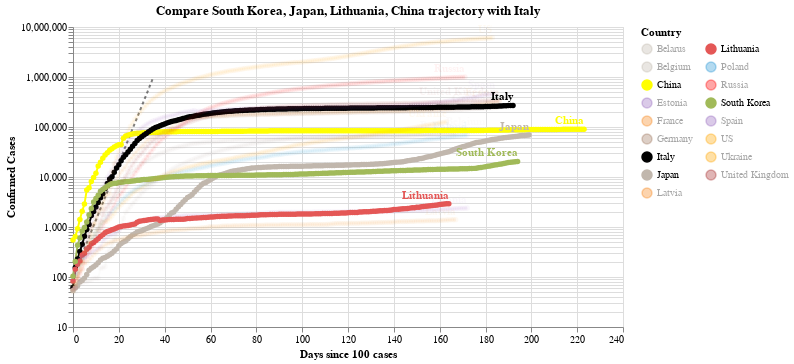

Notebook code for this chart:
### Code cell
#hide_input
chart3 = make_since_chart(dff2, ['South Korea', 'Japan', 'Lithuania', 'China'], baseline_countries)
chart3

### Figure 1 — Vega-Lite specification as saved in the notebook (floating-point values rounded to 4 significant figures; data arrays with more than 128 entries replaced by an {"elided": "..."} marker saying what was removed)
{"config": {"view": {"continuousWidth": 400, "continuousHeight": 300}}, "layer": [{"data": {"name": "data-628230001892d6798b50651be41d1b3e"}, "mark": {"type": "line", "color": "black", "opacity": 0.5, "strokeDash": [3, 3]}, "encoding": {"x": {"type": "quantitative", "field": "Days since 100 cases"}, "y": {"type": "quantitative", "field": "Confirmed Cases"}}}, {"data": {"name": "data-f931ec4f3e89ca42b92033260d42e70b"}, "mark": {"type": "line", "point": true}, "encoding": {"color": {"type": "nominal", "field": "Country", "legend": {"columns": 2}, "scale": {"domain": ["Belarus", "Belgium", "China", "Estonia", "France", "Germany", "Italy", "Japan", "Latvia", "Lithuania", "Poland", "Russia", "South Korea", "Spain", "US", "Ukraine", "United Kingdom"], "range": ["#C1B7AD", "#C1B7AD", "yellow", "#9467bd", "#F58518", "#9D755D", "black", "#C1B7AD", "#F58518", "#E45756", "#2495D3", "red", "#A1BA59", "#9467bd", "orange", "orange", "brown"]}}, "opacity": {"condition": {"value": 1, "selection": "selector001"}, "value": 0.05}, "tooltip": [{"type": "nominal", "field": "Country"}, {"type": "temporal", "field": "Date"}, {"type": "quantitative", "field": "Confirmed Cases"}, {"type": "quantitative", "field": "Days since 100 cases"}], "x": {"type": "quantitative", "field": "Days since 100 cases"}, "y": {"type": "quantitative", "field": "Confirmed Cases", "scale": {"type": "log"}}}, "selection": {"selector001": {"type": "multi", "fields": ["Country"], "bind": "legend", "init": [{"Country": "South Korea"}, {"Country": "Japan"}, {"Country": "Lithuania"}, {"Country": "China"}, {"Country": "Italy"}]}}, "width": 550}, {"data": {"name": "data-f931ec4f3e89ca42b92033260d42e70b"}, "mark": {"type": "text", "align": "right", "dy": -8, "fontWeight": "bold"}, "encoding": {"color": {"type": "nominal", "field": "Country", "legend": {"columns": 2}, "scale": {"domain": ["Belarus", "Belgium", "China", "Estonia", "France", "Germany", "Italy", "Japan", "Latvia", "Lithuania", "Poland", "Russia", "South Korea", "Spain", "US", "Ukraine", "United Kingdom"], "range": ["#C1B7AD", "#C1B7AD", "yellow", "#9467bd", "#F58518", "#9D755D", "black", "#C1B7AD", "#F58518", "#E45756", "#2495D3", "red", "#A1BA59", "#9467bd", "orange", "orange", "brown"]}}, "opacity": {"condition": {"value": 1, "selection": "selector001"}, "value": 0.05}, "text": {"type": "nominal", "field": "Country"}, "tooltip": [{"type": "nominal", "field": "Country"}, {"type": "temporal", "field": "Date"}, {"type": "quantitative", "field": "Confirmed Cases"}, {"type": "quantitative", "field": "Days since 100 cases"}], "x": {"type": "quantitative", "field": "Days since 100 cases"}, "y": {"type": "quantitative", "field": "Confirmed Cases", "scale": {"type": "log"}}}, "transform": [{"filter": "(datum['Date'] >= 1598918400000)"}], "width": 550}], "title": "Compare South Korea, Japan, Lithuania, China trajectory with Italy", "$schema": "https://vega.github.io/schema/vega-lite/v4.0.2.json", "datasets": {"data-628230001892d6798b50651be41d1b3e": [{"Days since 100 cases": 0, "Confirmed Cases": 100.0}, {"Days since 100 cases": 1, "Confirmed Cases": 130.0}, {"Days since 100 cases": 2, "Confirmed Cases": 169.0}, {"Days since 100 cases": 3, "Confirmed Cases": 219.7}, {"Days since 100 cases": 4, "Confirmed Cases": 285.6}, {"Days since 100 cases": 5, "Confirmed Cases": 371.3}, {"Days since 100 cases": 6, "Confirmed Cases": 482.7}, {"Days since 100 cases": 7, "Confirmed Cases": 627.5}, {"Days since 100 cases": 8, "Confirmed Cases": 815.7}, {"Days since 100 cases": 9, "Confirmed Cases": 1060.0}, {"Days since 100 cases": 10, "Confirmed Cases": 1379.0}, {"Days since 100 cases": 11, "Confirmed Cases": 1792.0}, {"Days since 100 cases": 12, "Confirmed Cases": 2330.0}, {"Days since 100 cases": 13, "Confirmed Cases": 3029.0}, {"Days since 100 cases": 14, "Confirmed Cases": 3937.0}, {"Days since 100 cases": 15, "Confirmed Cases": 5119.0}, {"Days since 100 cases": 16, "Confirmed Cases": 6654.0}, {"Days since 100 cases": 17, "Confirmed Cases": 8650.0}, {"Days since 100 cases": 18, "Confirmed Cases": 11250.0}, {"Days since 100 cases": 19, "Confirmed Cases": 14620.0}, {"Days since 100 cases": 20, "Confirmed Cases": 19000.0}, {"Days since 100 cases": 21, "Confirmed Cases": 24710.0}, {"Days since 100 cases": 22, "Confirmed Cases": 32120.0}, {"Days since 100 cases": 23, "Confirmed Cases": 41750.0}, {"Days since 100 cases": 24, "Confirmed Cases": 54280.0}, {"Days since 100 cases": 25, "Confirmed Cases": 70560.0}, {"Days since 100 cases": 26, "Confirmed Cases": 91730.0}, {"Days since 100 cases": 27, "Confirmed Cases": 119300.0}, {"Days since 100 cases": 28, "Confirmed Cases": 155000.0}, {"Days since 100 cases": 29, "Confirmed Cases": 201500.0}, {"Days since 100 cases": 30, "Confirmed Cases": 262000.0}, {"Days since 100 cases": 31, "Confirmed Cases": 340600.0}, {"Days since 100 cases": 32, "Confirmed Cases": 442800.0}, {"Days since 100 cases": 33, "Confirmed Cases": 575600.0}, {"Days since 100 cases": 34, "Confirmed Cases": 748300.0}, {"Days since 100 cases": 35, "Confirmed Cases": 972800.0}], "data-f931ec4f3e89ca42b92033260d42e70b": {"elided": "3105 records"}}}
